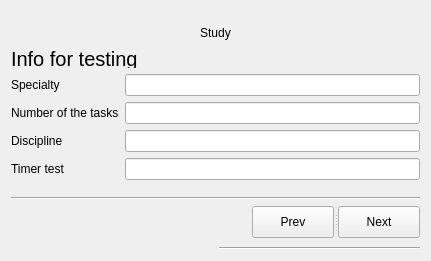
<?xml version="1.0" encoding="UTF-8"?>
<ui version="4.0">
 <class>third</class>
 <widget class="QWidget" name="third">
  <property name="geometry">
   <rect>
    <x>0</x>
    <y>0</y>
    <width>431</width>
    <height>261</height>
   </rect>
  </property>
  <property name="windowTitle">
   <string>Form</string>
  </property>
  <layout class="QGridLayout" name="gridLayout_3">
   <item row="0" column="0" rowspan="2" colspan="2">
    <layout class="QVBoxLayout" name="verticalLayout_4">
     <item>
      <layout class="QVBoxLayout" name="verticalLayout_2">
       <item>
        <layout class="QVBoxLayout" name="verticalLayout">
         <item>
          <widget class="QLabel" name="label_2">
           <property name="maximumSize">
            <size>
             <width>16777215</width>
             <height>22</height>
            </size>
           </property>
           <property name="text">
            <string>&lt;html&gt;&lt;head/&gt;&lt;body&gt;&lt;p align=&quot;center&quot;&gt;Study&lt;/p&gt;&lt;/body&gt;&lt;/html&gt;</string>
           </property>
          </widget>
         </item>
         <item>
          <widget class="QLabel" name="label">
           <property name="maximumSize">
            <size>
             <width>16777215</width>
             <height>18</height>
            </size>
           </property>
           <property name="font">
            <font>
             <pointsize>15</pointsize>
            </font>
           </property>
           <property name="text">
            <string>Info for testing</string>
           </property>
          </widget>
         </item>
        </layout>
       </item>
       <item>
        <layout class="QGridLayout" name="gridLayout">
         <item row="0" column="0">
          <widget class="QLabel" name="label_6">
           <property name="text">
            <string>Specialty</string>
           </property>
          </widget>
         </item>
         <item row="2" column="0">
          <widget class="QLabel" name="label_7">
           <property name="text">
            <string>Discipline</string>
           </property>
          </widget>
         </item>
         <item row="1" column="0">
          <widget class="QLabel" name="label_8">
           <property name="text">
            <string>Number of the tasks</string>
           </property>
          </widget>
         </item>
         <item row="1" column="1">
          <widget class="QLineEdit" name="lineEdit_5"/>
         </item>
         <item row="2" column="1">
          <widget class="QLineEdit" name="lineEdit_6"/>
         </item>
         <item row="0" column="1">
          <widget class="QLineEdit" name="lineEdit_4"/>
         </item>
         <item row="3" column="0">
          <widget class="QLabel" name="label_5">
           <property name="text">
            <string>Timer test</string>
           </property>
          </widget>
         </item>
         <item row="3" column="1">
          <widget class="QLineEdit" name="lineEdit_7"/>
         </item>
        </layout>
       </item>
      </layout>
     </item>
     <item>
      <layout class="QVBoxLayout" name="verticalLayout_3">
       <item>
        <widget class="Line" name="line_3">
         <property name="orientation">
          <enum>Qt::Horizontal</enum>
         </property>
        </widget>
       </item>
       <item>
        <layout class="QGridLayout" name="gridLayout_2">
         <item row="0" column="0">
          <spacer name="horizontalSpacer">
           <property name="orientation">
            <enum>Qt::Horizontal</enum>
           </property>
           <property name="sizeHint" stdset="0">
            <size>
             <width>40</width>
             <height>20</height>
            </size>
           </property>
          </spacer>
         </item>
         <item row="0" column="1">
          <widget class="QSplitter" name="splitter">
           <property name="orientation">
            <enum>Qt::Horizontal</enum>
           </property>
           <widget class="QPushButton" name="pushButton_3">
            <property name="maximumSize">
             <size>
              <width>82</width>
              <height>32</height>
             </size>
            </property>
            <property name="text">
             <string>Prev</string>
            </property>
           </widget>
           <widget class="QPushButton" name="pushButton_4">
            <property name="maximumSize">
             <size>
              <width>82</width>
              <height>32</height>
             </size>
            </property>
            <property name="text">
             <string>Next</string>
            </property>
           </widget>
          </widget>
         </item>
        </layout>
       </item>
      </layout>
     </item>
    </layout>
   </item>
   <item row="1" column="1">
    <widget class="Line" name="line">
     <property name="orientation">
      <enum>Qt::Horizontal</enum>
     </property>
    </widget>
   </item>
  </layout>
 </widget>
 <resources/>
 <connections/>
</ui>
